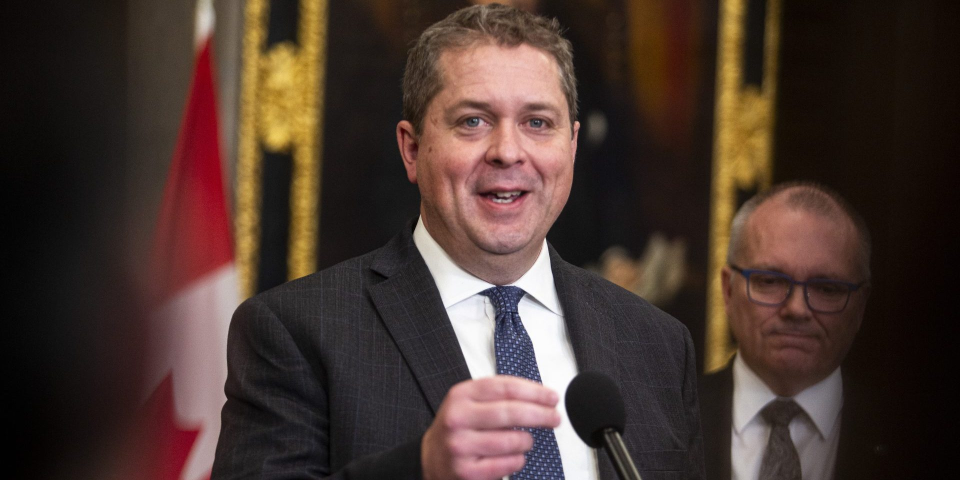
#> input picture advisors/2025_ConservativePoilievre/6L8A6434_1-e1746575326927.jpg, 1920 x 960 px (shown at 1/2 size)
$ python -i process_images.py   (imports and definitions only)
#> lines starting #> are read from the running program, lines starting #| are printed output that depends on the picture
import os
from PIL import Image
import pillow_avif # type: ignore necessary for PIL to handle avif files

ROOT = os.path.dirname(os.path.dirname(__file__))
SIGNS_DIR = os.path.join(ROOT, "signs")
LOGOS_DIR = os.path.join(ROOT, "logos")
PORTRAITS_DIR = os.path.join(ROOT, "portraits")
IMAGES_DIR = os.path.join(ROOT, "images")
ADVISORS_DIR = os.path.join(ROOT, "advisors")
PROCESSED_DIR = os.path.join(ROOT, "processed")
# [2 lines not run here, left out]


def process(f, crop=False, scale=False, fill=False, ratio=7/8, max_width=1200, max_height=1200, background="WHITE"):
#> called with crop = False, scale = False, fill = False, ratio = 0.875, max_width = 1200, max_height = 1200, background = 'WHITE'
    if crop + scale + fill > 1:
        raise ValueError("Cannot do more than one of crop, scale, or fill")
    img = Image.open(f)
#> img is the input picture: PIL image 1920x960 RGB; mean R, G, B 71.9, 54.1, 47.2
    w, h = img.size
#> w = 1920; h = 960
    if h > max_height:
        w = round(w * max_height / h)
        h = max_height
    if w > max_width:
        h = round(h * max_width / w)
#> h = 600
        w = max_width
    if (w, h) != img.size:
        img = img.resize((w, h))
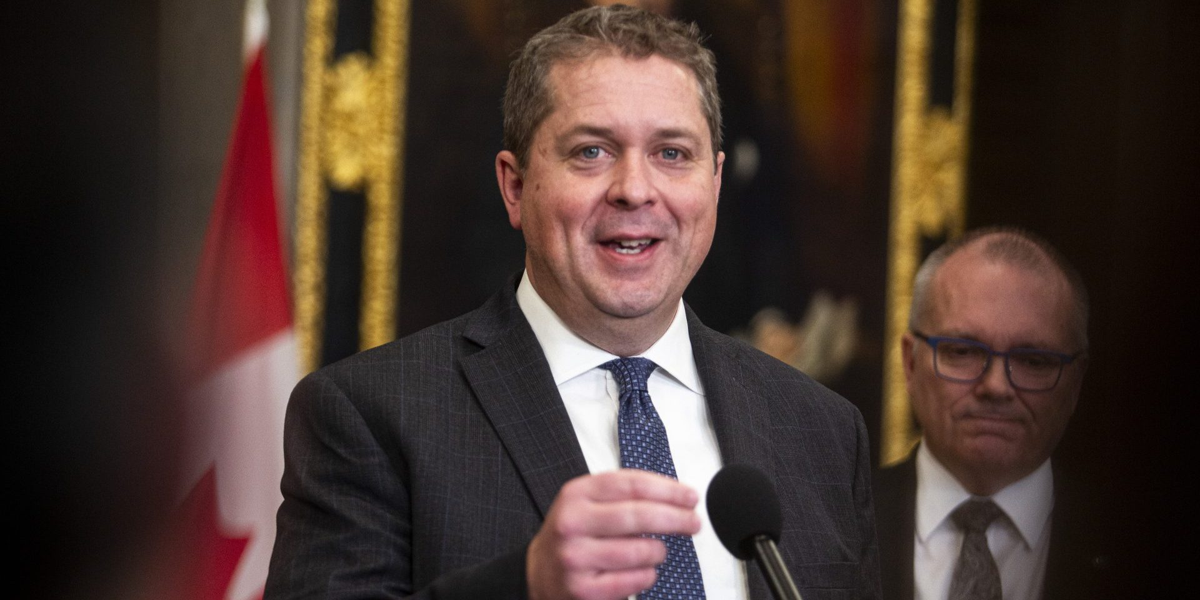
#> img: PIL image 1200x600 RGB; mean R, G, B 71.9, 54.1, 47.2
    if crop:
        if w/h > ratio:
            new_width = round(h * ratio)
            left = round((w - new_width) / 2)
            right = left + new_width
            img = img.crop((left, 0, right, h))
        else:
            new_height = round(w / ratio)
            top = round((h - new_height) / 2)
            bottom = top + new_height
            img = img.crop((0, top, w, bottom))
    if scale:
        if w/h > ratio:
            new_width = round(h * ratio)
            img = img.resize((new_width, h))
        else:
            new_height = round(w / ratio)
            img = img.resize((w, new_height))
    if fill:
        if w/h > ratio:
            new_height = round(w / ratio)
            top = round((h - new_height) / 2)
            canvas = Image.new("RGBA", (w, new_height), background)
            canvas.paste(img, box=(0, abs(top)), mask=img)
            img = canvas.convert("RGB")
        else:
            new_width = round(h * ratio)
            left = round((w - new_width) / 2)
            canvas = Image.new("RGBA", (new_width, h), background)
            canvas.paste(img, box=(abs(left), 0), mask=img)
            img = canvas.convert("RGB")
    if img.mode != "RGB":
        img = img.convert("RGBA")
        canvas = Image.new("RGBA", img.size, background)
        canvas.paste(img, mask=img)
        img = canvas.convert("RGB")
    return img

def process_and_save(f: str, f_out: str | None = None, crop=False, scale=False, fill=False, ratio=7/8, ext="jpg", background="WHITE"):
    img = process(f, crop, scale, fill, ratio, background=background)
    if f_out is None:
        f_out = os.path.splitext(os.path.split(f)[-1])[0] + "." + ext
    img.save(os.path.join(PROCESSED_DIR, f_out))

def process_all():
    for f in os.listdir(LOGOS_DIR):
        try:
            process_and_save(os.path.join(LOGOS_DIR, f), fill=True, ratio=7/8, ext="png")
        except ValueError as e:
            print(e)
    for f in os.listdir(PORTRAITS_DIR):
        process_and_save(os.path.join(PORTRAITS_DIR, f), crop=True, ratio=7/8)
    for f in os.listdir(IMAGES_DIR):
        process_and_save(os.path.join(IMAGES_DIR, f), crop=False)
    for dir in os.listdir(ADVISORS_DIR):
        MULTIPLIER = 16
        WIDTH_ASPECT = 13
        HEIGHT_ASPECT = 16
        advisor_img = Image.new("RGB", (2 * MULTIPLIER * WIDTH_ASPECT, MULTIPLIER * HEIGHT_ASPECT))
        for i, f in enumerate(os.listdir(os.path.join(ADVISORS_DIR, dir))):
            fpath = os.path.join(ADVISORS_DIR, dir, f)
            img = process(fpath, crop=True, ratio=WIDTH_ASPECT/HEIGHT_ASPECT)
            img = img.resize((MULTIPLIER * WIDTH_ASPECT, MULTIPLIER * HEIGHT_ASPECT))
            advisor_img.paste(img, (i * MULTIPLIER * WIDTH_ASPECT, 0))
        advisor_img.save(os.path.join(PROCESSED_DIR, dir + "_advisors.jpg"))

# [6 lines not run here, left out]
    # process_and_save(os.path.join(LOGOS_DIR, "NDP_Orange.png"), fill=True, ratio=7/8, ext="png")

>>> result = process('../advisors/2025_ConservativePoilievre/6L8A6434_1-e1746575326927.jpg')
